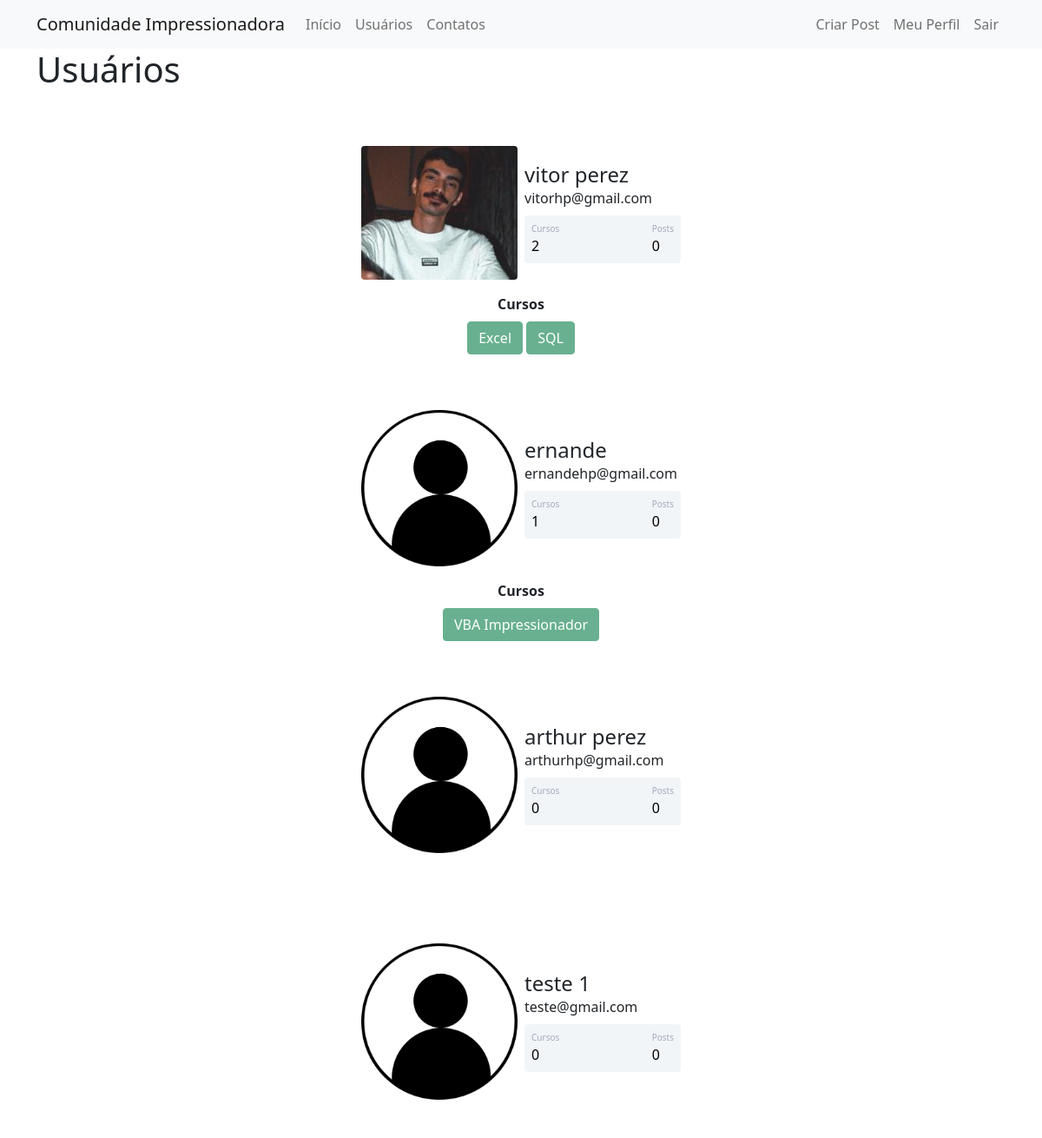
/lista-usuario (signed in), run on the app's committed database.
### comunidadeimpressionadora/models.py (models this page shows)
class Usuario(database.Model, UserMixin):
    id = database.Column(database.Integer, primary_key=True)
    username = database.Column(database.String, nullable=False)
    email = database.Column(database.String, nullable=False, unique=True)
    senha = database.Column(database.String, nullable=False)
    foto_perfil = database.Column(database.String, default='default.jpg')
    posts = database.relationship('Post', backref='autor', lazy=True) #backref-> cria uma coluna autor na tabela post #lazy=true -> verifica todos os dados que tem da outra tabela no relacionamento
    cursos = database.Column(database.String, nullable=False, default='Não Informado')

### comunidadeimpressionadora/routes.py (the view)
@app.route('/lista-usuario')
@login_required
def usuarios():
    lista_usuarios = Usuario.query.all()
    return render_template('usuarios.html', lista_usuarios=lista_usuarios)

### comunidadeimpressionadora/models.py (called while the page is built)
@login_manager.user_loader # Diz que essa é a função que carrega o usuário
def load_usuario(id_usuario):
    return Usuario.query.get(int(id_usuario))

### comunidadeimpressionadora/templates/usuarios.html (shortened to what this page needs)
{% extends 'base.html' %}
{% block body %}
    <div class="container">
        <h1>Usuários</h1>
        {% for usuario in lista_usuarios %}
        <div class="container mt-5 d-flex justify-content-center">
            <div class="card p-3">
                <div class="d-flex align-items-center">
                    <div class="image pe-2">
                <img src="{{ url_for('static', filename='fotos_perfil/{}'.format(usuario.foto_perfil)) }}" class="rounded" width="180" >
                </div>
                <div class="ml-3 w-100">
                   <h4 class="mb-0 mt-0">{{ usuario.username }}</h4>
                   <span>{{ usuario.email }}</span>
                   <div class="p-2 mt-2 bg-primary d-flex justify-content-between rounded text-white stats">
                       {% if 'Não Informado' in usuario.cursos or usuario.cursos == ''%}
                            <div class="d-flex flex-column">
                                <span class="articles">Cursos</span>
                                <span class="number1">0</span>
                            </div>
                        {% else %}
                            <div class="d-flex flex-column">
                                <span class="articles">Cursos</span>
                                <span class="number1">{{ usuario.cursos.count(';') + 1 }}</span>
                            </div>
                        {% endif %}
                    <div class="d-flex flex-column">
                        <span class="followers">Posts</span>
                        <span class="number2">0</span>
                    </div>
                   </div>
                </div>
                </div>
            </div>
         </div>
        <div class="row justify-content-center">
            <div class="col col-4" style="text-align: center">
                {% if 'Não Informado' in usuario.cursos or usuario.cursos == ''%}
                    <br>
                {% else %}
                    <strong>Cursos</strong><br>
                    {% for curso in usuario.cursos.split(';') %}
                    <button type="button" class="btn btn-success mt-2" disabled>{{ curso }}</button>
                    {% endfor %}
                {% endif %}
            </div>
        </div>
        {% endfor %}
    </div>
{% endblock %}

### comunidadeimpressionadora/templates/base.html (shortened to what this page needs)
<!DOCTYPE html>
<html lang="pt-br">
<head>
    <link href="https://cdn.jsdelivr.net/npm/bootstrap@5.1.3/dist/css/bootstrap.min.css" rel="stylesheet">
    <link rel="stylesheet" type="text/css" href="{{ url_for('static',filename='main.css') }}">
</head>
<body>
    {% include 'navbar.html' %}
    {% block body %}
    {% endblock %}
</body>
</html>

### comunidadeimpressionadora/templates/navbar.html (shortened to what this page needs)
<nav class="navbar navbar-expand-lg navbar-light bg-light">
  <div class="container-fluid container">
    <a class="navbar-brand" href="{{ url_for('home') }}">Comunidade Impressionadora</a>
    <div class="collapse navbar-collapse" id="navbarSupportedContent">
      <ul class="navbar-nav me-auto mb-2 mb-lg-0">
        <li class="nav-item">
          <a class="nav-link" aria-current="page" href="{{ url_for('home') }}">Início</a>
        </li>
        <li class="nav-item">
          <a class="nav-link" href="{{ url_for('usuarios') }}">Usuários</a>
        </li>
        <li class="nav-item">
          <a class="nav-link" href="{{ url_for('contato') }}">Contatos</a>
        </li>
      </ul>
      <ul class="d-flex navbar-nav">
        {% if current_user.is_authenticated %}
            <li class="nav-item">
              <a class="nav-link" href="{{ url_for('criar_post') }}">Criar Post</a>
            </li>
            <li class="nav-item">
              <a class="nav-link" href="{{ url_for('perfil') }}">Meu Perfil</a>
            </li>
            <li class="nav-item">
              <a class="nav-link" href="{{ url_for('sair') }}">Sair</a>
            </li>
        {% endif %}
      </ul>
    </div>
  </div>
</nav>

### comunidadeimpressionadora/static/main.css (style rules this page uses)
.card { width: 400px; border: none; border-radius: 10px; background-color: #fff; }
.stats { background: #f2f5f8 !important; color: #000 !important; }
.articles { font-size:10px; color: #a1aab9; }
.number1 { font-weight:500; }
.followers { font-size:10px; color: #a1aab9; }
.number2 { font-weight:500; }

### data on the page
Usuario: foto_perfil (picture), username "vitor perez", email "vitorhp@gmail.com", cursos "2", curso "Excel" "SQL"
Usuario: foto_perfil (placeholder picture), username "ernande", email "ernandehp@gmail.com", cursos "1", cursos "VBA Impressionador"
Usuario: foto_perfil (placeholder picture), username "arthur perez", email "arthurhp@gmail.com", cursos "Cursos"
Usuario: foto_perfil (placeholder picture), username "teste 1", email "teste@gmail.com", cursos "Cursos"
